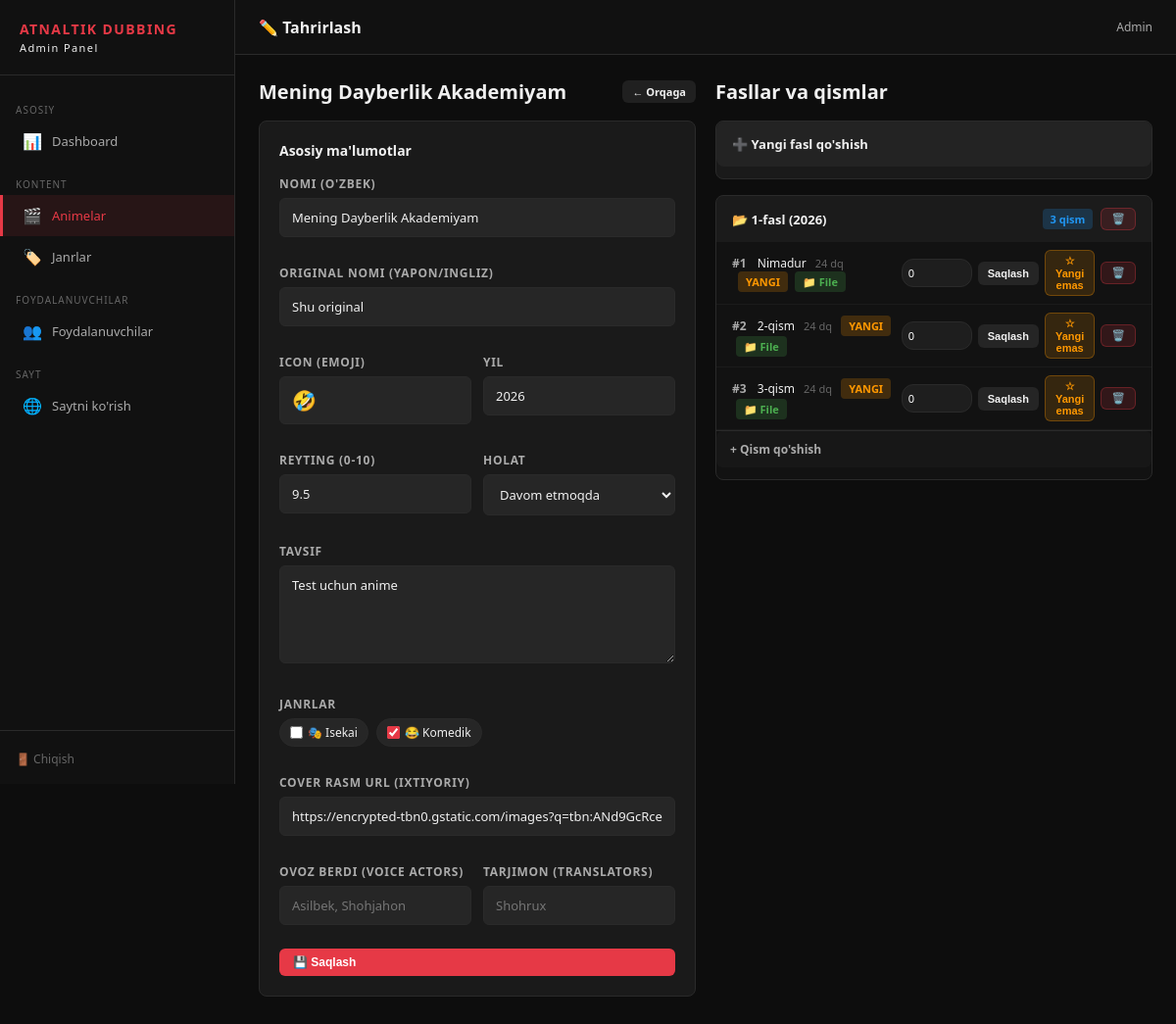
The page /admin/animes/7/edit (signed in) on the database as committed earlier.
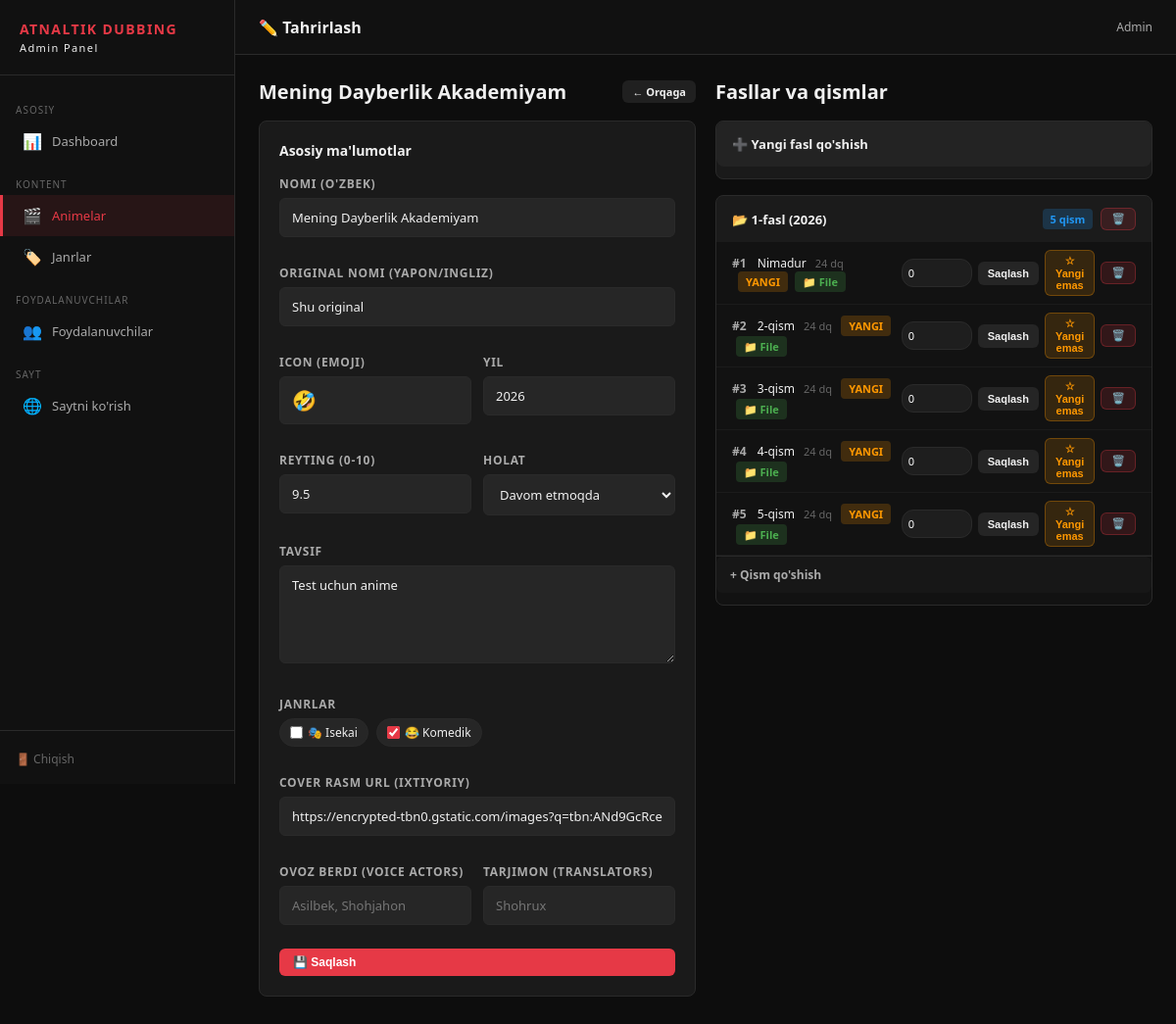
The same page on the database as committed later.
### tables this page shows
CREATE TABLE genres (
                id INTEGER PRIMARY KEY AUTOINCREMENT,
                name TEXT UNIQUE NOT NULL,
                icon TEXT DEFAULT '🎭',
                color TEXT DEFAULT 'rgba(100,100,100,0.15)'
            );

CREATE TABLE seasons (
                id INTEGER PRIMARY KEY AUTOINCREMENT,
                anime_id INTEGER NOT NULL,
                title TEXT NOT NULL,
                year INTEGER DEFAULT 2024,
                order_num INTEGER DEFAULT 1,
                FOREIGN KEY (anime_id) REFERENCES animes(id) ON DELETE CASCADE
            );

CREATE TABLE episodes (
                id INTEGER PRIMARY KEY AUTOINCREMENT,
                season_id INTEGER NOT NULL,
                anime_id INTEGER NOT NULL,
                num INTEGER DEFAULT 1,
                title TEXT NOT NULL,
                duration TEXT DEFAULT '24 dq',
                telegram_url TEXT DEFAULT '',
                telegram_file_id TEXT DEFAULT '',
                telegram_file_path TEXT DEFAULT '',
                is_new INTEGER DEFAULT 0,
                created_at TEXT DEFAULT CURRENT_TIMESTAMP, telegram_chat_id TEXT, telegram_msg_id INTEGER, release_delay_days INTEGER DEFAULT 0,
                FOREIGN KEY (season_id) REFERENCES seasons(id) ON DELETE CASCADE,
                FOREIGN KEY (anime_id) REFERENCES animes(id) ON DELETE CASCADE
            );

### app.py (the view, shortened to what this page needs)
@app.route('/admin/animes/<int:anime_id>/edit', methods=['GET', 'POST'])
@admin_required
def admin_anime_edit(anime_id):
    anime = db.get_anime_with_seasons(anime_id)
    if not anime:
        abort(404)
    all_genres = db.get_all_genres()
    return render_template('admin/anime_form.html', anime=anime, genres=all_genres, action='edit')

### app.py (called while the page is built)
@app.before_request
def handle_options():
    if request.method == 'OPTIONS':
        response = Response()
        response.headers['Access-Control-Allow-Origin'] = '*'
        response.headers['Access-Control-Allow-Headers'] = 'Content-Type,Authorization'
        response.headers['Access-Control-Allow-Methods'] = 'GET,PUT,POST,DELETE,OPTIONS'
        return response

@app.after_request
def add_cors_headers(response):
    response.headers['Access-Control-Allow-Origin'] = '*'
    response.headers['Access-Control-Allow-Headers'] = 'Content-Type,Authorization'
    response.headers['Access-Control-Allow-Methods'] = 'GET,PUT,POST,DELETE,OPTIONS'
    return response

def admin_required(f):
    @wraps(f)
    def decorated(*args, **kwargs):
        if 'user_id' not in session:
            return redirect(url_for('admin_login'))
        user = db.get_user(session['user_id'])
        if not user or not user['is_admin']:
            return redirect(url_for('admin_login'))
        return f(*args, **kwargs)
    return decorated

### templates/admin/anime_form.html (shortened to what the changed rows need)
{% extends "admin/base.html" %}
{% block content %}
<div style="display:grid;grid-template-columns:1fr 1fr;gap:20px;align-items:start">
<div>
  <div class="page-header" style="margin-bottom:16px">
    <h2>{{ anime.title if anime else 'Yangi anime' }}</h2>
  </div>
  <div class="card">
    <form method="POST" action="{{ '/admin/animes/' + anime.id|string + '/edit' if action == 'edit' else '/admin/animes/add' }}">
      <div style="display:grid;grid-template-columns:1fr 1fr;gap:12px">
        <div class="form-group" style="grid-column:1/-1">
          <div style="display:flex;flex-wrap:wrap;gap:8px;margin-top:4px">
            {% for g in genres %}
            <label style="display:flex;align-items:center;gap:5px;cursor:pointer;font-size:12px;padding:5px 10px;background:rgba(255,255,255,.05);border-radius:20px;border:1px solid var(--border)">
              <input type="checkbox" name="genres" value="{{ g.name }}"
                {{ 'checked' if anime and g.name in anime.genres else '' }}
                style="accent-color:var(--accent)">
              {{ g.icon }} {{ g.name }}
            </label>
            {% endfor %}
          </div>
        </div>
      </div>
    </form>
  </div>
</div>
{% if action == 'edit' and anime %}
<div>
  <div class="page-header" style="margin-bottom:16px">
    <h2>Fasllar va qismlar</h2>
  </div>
  {% for season in anime.seasons %}
  <div class="season-block" style="margin-bottom:12px">
    <div class="season-head">
      <span>📂 {{ season.title }} ({{ season.year }})</span>
      <div style="display:flex;align-items:center;gap:8px">
        <span class="badge badge-blue">{{ season.episodes|length }} qism</span>
        <form method="POST" action="/admin/seasons/{{ season.id }}/delete" onsubmit="return confirm('Faslni o\'chirishni tasdiqlaysizmi?')">
          <button type="submit" class="btn btn-danger btn-sm">🗑️</button>
        </form>
      </div>
    </div>
    {% for ep in season.episodes %}
    <div class="ep-row">
      <div>
        <b style="color:var(--text2);margin-right:8px">#{{ ep.num }}</b>
        {{ ep.title }}
        <span style="color:var(--text3);font-size:11px;margin-left:6px">{{ ep.duration }}</span>
        {% if ep.is_new %}<span class="badge badge-orange" style="margin-left:6px">YANGI</span>{% endif %}
        {% if ep.telegram_file_id %}<span class="badge badge-green" style="margin-left:4px">📁 File</span>{% elif ep.telegram_url %}<span class="badge badge-blue" style="margin-left:4px">🔗 URL</span>{% endif %}
      </div>
      <div style="display:flex;gap:6px;align-items:center">
        <form method="POST" action="/admin/episodes/{{ ep.id }}/update" style="display:flex;gap:6px;align-items:center">
          <input class="form-input" type="number" name="release_delay_days" value="{{ ep.release_delay_days or 0 }}" min="0" style="width:72px;font-size:11px;padding:6px;border-radius:12px;border:1px solid var(--border);background:rgba(255,255,255,.05);color:white">
          <button type="submit" class="btn btn-secondary btn-sm" style="padding:6px 10px;min-width:auto">Saqlash</button>
        </form>
        <form method="POST" action="/admin/episodes/{{ ep.id }}/toggle-new">
          <button type="submit" class="btn btn-sm" style="background:rgba(255,152,0,.15);color:var(--orange);border:1px solid rgba(255,152,0,.3)">
            {{ '☆ Yangi emas' if ep.is_new else '⭐ Yangi' }}
          </button>
        </form>
        <form method="POST" action="/admin/episodes/{{ ep.id }}/delete" onsubmit="return confirm('Qismni o\'chirishni tasdiqlaysizmi?')">
          <button type="submit" class="btn btn-danger btn-sm">🗑️</button>
        </form>
      </div>
    </div>
    {% endfor %}
    <details style="border-top:1px solid var(--border)">
      <summary style="padding:10px 14px;cursor:pointer;font-size:12px;color:var(--text2);background:rgba(255,255,255,.02)">+ Qism qo'shish</summary>
    </details>
  </div>
  {% endfor %}
</div>
{% endif %}
</div>
{% endblock %}

Rows that differ between the two databases and show on the page:
computed for seasons "1-fasl": episodes|length "3" → "5"
added episodes: num "4", title "4-qism", duration "24 dq", shows "YANGI", shows "📁 File", release_delay_days "0", is_new "☆ Yangi emas"
added episodes: num "5", title "5-qism", duration "24 dq", shows "YANGI", shows "📁 File", release_delay_days "0", is_new "☆ Yangi emas"
